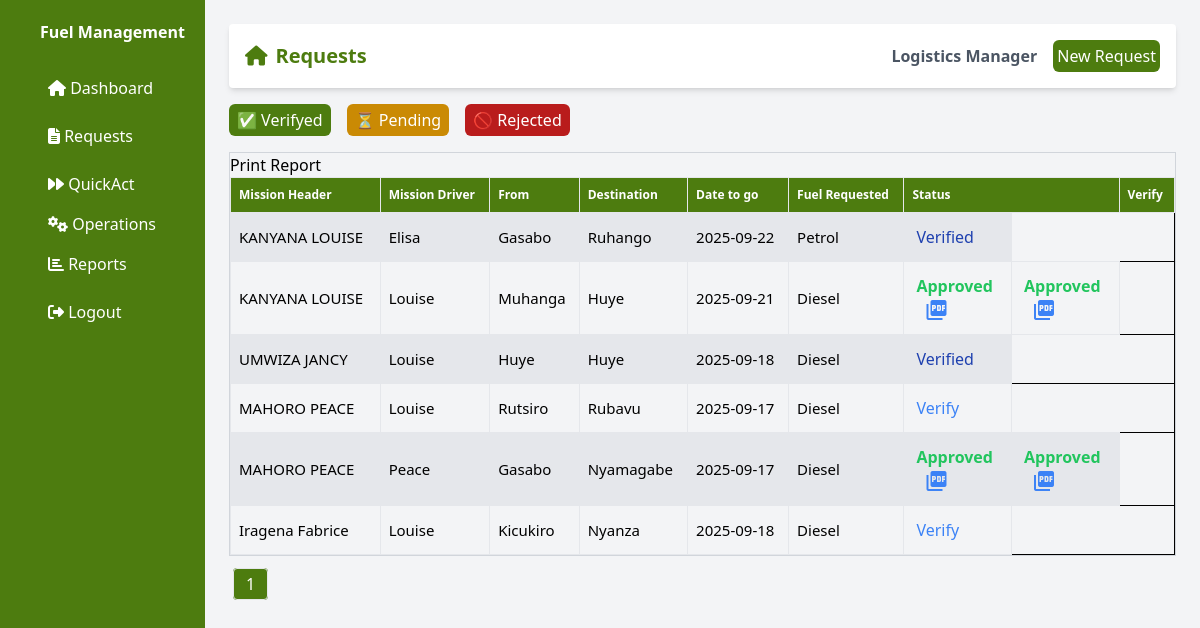
Screenshot of /requests.php (signed in) with the database file from the repository.
### tables this page shows
CREATE TABLE `fuel_request` (
  `req_id` int(11) NOT NULL,
  `stf_code` varchar(50) NOT NULL,
  `requested_date` date NOT NULL,
  `head_mission` varchar(255) NOT NULL,
  `driver_name` varchar(100) NOT NULL,
  `vehicle_type` varchar(50) NOT NULL,
  `plate_number` varchar(20) NOT NULL,
  `location_from` varchar(255) NOT NULL,
  `location_to` varchar(255) NOT NULL,
  `kilometer` int(11) DEFAULT NULL,
  `date_from` date NOT NULL,
  `date_to` date NOT NULL,
  `fuel_type` varchar(50) NOT NULL,
  `requested_qty` decimal(10,2) NOT NULL,
  `received_qty` decimal(10,2) DEFAULT NULL,
  `price` decimal(10,2) DEFAULT NULL,
  `status` enum('pending','approved','rejected') DEFAULT 'pending',
  `verified_by` varchar(50) DEFAULT '-',
  `approved_by` varchar(50) DEFAULT NULL,
  `signature` varchar(255) DEFAULT NULL,
  `created_at` timestamp NOT NULL DEFAULT current_timestamp(),
  `updated_at` timestamp NOT NULL DEFAULT current_timestamp() ON UPDATE current_timestamp()
);

### requests.php (the view, shortened to what this page needs)
<?php
include("./connection.php");
?>
<!DOCTYPE html>
<html lang="en">
<head>
    <script src="https://cdn.tailwindcss.com"></script>
</head>
<body class="bg-gray-100 w-[100%]">
    <div class="flex h-screen">
        <?php include "./components/side.php"; ?>
        <div class="flex-1 p-6">
            <div class="flex justify-between items-center bg-white p-4 rounded shadow-md">
                <h1 class="text-xl font-semibold text-lime-700 flex flex-row items-center gap-2"><i class="fa-solid fa-home"></i> <span class="lg:flex md:flex sm:flex hidden">Requests</span></h1>
                <div class="flex items-center space-x-4">
                    <span class="text-gray-600"> <?php echo "<b>" . $_SESSION["name"] . "</b>"; ?></span>
                    <?php echo (strtoupper($_SESSION['role']) == 'D/CEO' || strtoupper($_SESSION['role']) == 'CEO') ?
                        "" : '<a href="./index.php" class="bg-lime-700 text-white p-1 rounded-md" alt="Send Request"> New Request </a>'; ?>
                </div>
            </div>
            <div class="mt-4 flex space-x-4">
                <a href="requests.php?status=approved" class="<?php echo (isset($_GET['status']) && $_GET['status'] === 'approved') ? 'border-t-4 border-zinc-900 px-2 py-1 bg-lime-700 text-white rounded-md' : 'px-2 py-1 bg-lime-700 text-white rounded-md'; ?>"> <?php echo strtolower($_SESSION['role']) === "logistics" ? "✅ Verifyed" : "✅ Approved"  ?></a>
                <a href="requests.php?status=pending" class="<?php echo (isset($_GET['status']) && $_GET['status'] === 'pending') ? 'border-t-4 border-zinc-900 px-2 py-1 bg-yellow-600 text-white rounded-md' : 'px-2 py-1 bg-yellow-600 text-white rounded-md' ?>">⏳ Pending</a>
                <a href="requests.php?status=rejected" class="<?php echo (isset($_GET['status']) && $_GET['status'] === 'rejected') ? 'border-t-4 border-zinc-900 px-2 py-1 bg-red-500 text-white rounded-md' : 'px-2 py-1 bg-red-700 text-white rounded-md' ?>">🚫 Rejected</a>
            </div>
            <?php
            $status = isset($_GET['status']) ? $_GET['status'] : 'all';
            $id = $_SESSION['staff_code'];
            $role = strtolower($_SESSION['role']);
            $itemsPerPage = 10;
            $page = isset($_GET['page']) ? (int)$_GET['page'] : 1;
            $offset = ($page - 1) * $itemsPerPage;
            $verify = '-';
            $query = '';
            if ($role == 'd/ceo' || $role == 'ceo') {
                if ($status === 'all') {
                    $query = "SELECT * FROM fuel_request WHERE verified_by != ? ORDER BY created_at DESC LIMIT ? OFFSET ?";
                } else {
                    $query = "SELECT * FROM fuel_request WHERE verified_by != ? AND status = ? ORDER BY created_at DESC LIMIT ? OFFSET ?";
                }
            } elseif ($role == 'logistics') {
                if ($status === 'all') {
                    $query = "SELECT * FROM fuel_request ORDER BY created_at DESC LIMIT ? OFFSET ?";
                } else {
                    $query = "SELECT * FROM fuel_request WHERE status = ? ORDER BY created_at DESC LIMIT ? OFFSET ?";
                }
            } else {
                if ($status === 'all') {
                    $query = "SELECT * FROM fuel_request WHERE stf_code = ? ORDER BY created_at DESC LIMIT ? OFFSET ?";
                } else {
                    $query = "SELECT * FROM fuel_request WHERE stf_code = ? AND status = ? ORDER BY created_at DESC LIMIT ? OFFSET ?";
                }
            }
            if ($stmt = $db->prepare($query)) {
                if ($role == 'd/ceo' || $role == 'ceo') {
                    if ($status === 'all') {
                        $stmt->bind_param('sii', $verify, $itemsPerPage, $offset);
                    } else {
                        $stmt->bind_param('ssii', $verify, $status, $itemsPerPage, $offset);
                    }
                } elseif ($role == 'logistics') {
                    if ($status === 'all') {
                        $stmt->bind_param('ii', $itemsPerPage, $offset);
                    } else {
                        $stmt->bind_param('sii', $status, $itemsPerPage, $offset);
                    }
                } else {
                    if ($status === 'all') {
                        $stmt->bind_param('iii', $id, $itemsPerPage, $offset);
                    } else {
                        $stmt->bind_param('isii', $id, $status, $itemsPerPage, $offset);
                    }
                }
                $stmt->execute();
                $result = $stmt->get_result();
            }
            $countQuery = ($status === 'all') ? "SELECT COUNT(*) as total FROM fuel_request" : "SELECT COUNT(*) as total FROM fuel_request WHERE status = ?";
            $countStmt = $db->prepare($countQuery);
            $countStmt->execute();
            $countResult = $countStmt->get_result();
            $totalRecords = $countResult->fetch_assoc()['total'];
            $totalPages = ceil($totalRecords / $itemsPerPage);
            echo '<div id="printableTable" class="w-[100%] overflow-x-auto mt-4 border border-gray-300">';
            ?>
            <button onclick="printPdf()">Print Report</button>
            <?php
            echo '<table class="min-w-max w-full border-collapse border border-gray-400 text-left text-gray-700">';
            echo '<thead class="bg-lime-700 text-white">';
            echo '<tr>';
            echo '<th class="p-2 border text-[12px]">Mission Header</th>';
            echo '<th class="p-2 border text-[12px]">Mission Driver</th>';
            echo '<th class="p-2 border text-[12px]">From</th>';
            echo '<th class="p-2 border text-[12px]">Destination</th>';
            echo '<th class="p-2 border text-[12px]">Date to go</th>';
            echo '<th class="p-2 border text-[12px]">Fuel Requested</th>';
            echo '<th class="p-2 border text-[12px]" colspan="2">Status</th>';
            if (strtolower($_SESSION['role']) === 'logistics') {
                echo (isset($_GET['status']) && $_GET['status'] === 'rejected')
                    ? '<th class="p-2 border text-[12px] no-print">Status</th>'
                    : '<th class="p-2 border text-[12px] no-print">Verify</th>';
            }
            echo '</tr></thead><tbody class="bg-white">';
            $i = 1;
            while ($row = $result->fetch_assoc()) {
                $strip = ($i % 2 == 0) ? 'bg-gray-100' : ' bg-gray-200';
                echo '<tr class="border border-b border-black ' . $strip . ' hover:bg-zinc-300">';
                echo '<td class="text-[15px] border p-2 text-black">' . htmlspecialchars($row['head_mission']) . '</td>';
                echo '<td class="text-[15px] border p-2 text-black">' . htmlspecialchars($row['driver_name']) . '</td>';
                echo '<td class="text-[15px] border p-2 text-black">' . htmlspecialchars($row['location_from']) . '</td>';
                echo '<td class="text-[15px] border p-2 text-black">' . htmlspecialchars($row['location_to']) . '</td>';
                echo '<td class="text-[15px] border p-2 text-black">' . htmlspecialchars($row['date_from']) . '</td>';
                echo '<td class="text-[15px] border p-2 text-black">' . htmlspecialchars($row['fuel_type']) . '</td>';
                    if (isset($_GET['status']) && $_GET['status'] === 'rejected') {
                        echo '<td class="p-3 border text-red-500 hover:underline">
                                        Rejected
                                  </td>';
                    } else {
                        if ($row['verified_by'] == '-' && $row['status'] == "pending") {
                            echo '<td class="p-3 border">
                                    <button onclick="viewRequest(' . $row['req_id'] . ')" class="text-blue-500 hover:underline">
                                        Verify
                                    </button>
                                  </td>';
                        } elseif ($row['status'] == "rejected") {
                            echo '<td class="text-red-600 p-3 border">Rejected</td>';
                        } elseif ($row['status'] == "approved") {
                            echo '<td class="text-green-500 font-bold p-3 border">Approved
                            <a target="_blank" href="?id=' . urlencode($row['req_id']) . '" class="text-blue-500 hover:underline ml-2 flex flex-row gap-2 items-center"><span class="material-icons text-[20px text-blue-500" title="Download Pdf">picture_as_pdf</span></a>
                            </td>';
                            echo '<td class="text-green-500 font-bold p-3 border">Approved
                            <a target="_blank" href="?id=' . urlencode($row['req_id']) . '" class="text-blue-500 hover:underline ml-2 flex flex-row gap-2 items-center"><span class="material-icons text-[20px text-blue-500" title="Download Pdf">picture_as_pdf</span></a>
                            </td>';
                        } else {
                            echo '<td class="text-blue-800 p-3 border">Verified</td>';
                        }
                    }
                echo '</tr>';
                $i++;
            }
            echo '</tbody></table> </div>';
            echo '<div class="mt-4">';
            for ($i = 1; $i <= $totalPages; $i++) {
                echo '<a href="?page=' . $i . '&status=' . $status . '" class="px-3 py-1 mx-1 border rounded ' . ($page == $i ? 'bg-lime-700 text-white' : 'bg-white text-lime-700') . '">' . $i . '</a>';
            }
            echo '</div>';
            ?>
        </div>
    </div>
</body>
</html>

### components/side.php (shortened to what this page needs)
<aside id="sidebar" class="z-30 w-0 bg-lime-700 text-white p-5 transition-all duration-300 md:w-fit md:block hidden">
    <link rel="stylesheet" href="https://cdnjs.cloudflare.com/ajax/libs/font-awesome/6.5.1/css/all.min.css">
    <nav id="nav" class="ml-5">
        <h3 class="text-md font-bold mb-6 whitespace-nowrap">Fuel Management</h3>
        <ul>
            <li class="mb-2">
                <a href="./dashboard.php" class="block p-2 hover:bg-lime-600 rounded whitespace-nowrap">
                    <i class="fa-solid fa-home"></i> Dashboard
                </a>
            </li>
            <li class="mb-2">
                <a href="./requests.php" class="block p-2 hover:bg-lime-600 rounded">
                    <i class="fa-solid fa-file-alt"></i> Requests
                </a>
            </li>
            <?php
            echo (strtoupper($_SESSION['role']) === 'LOGISTICS') ? '<li class="mb-2">
                <a href="./quick_request.php" class="block p-2 whitespace-nowrap hover:bg-lime-600 rounded">
                    <i class="fas fa-forward"></i> QuickAct
                </a>
                <a href="./quick_request.php?operation-status" class="block p-2 whitespace-nowrap hover:bg-lime-600 rounded">
                    <i class="fas fa-cogs"></i> Operations
                </a>
                <a href="./get_report.php" class="block p-2 whitespace-nowrap hover:bg-lime-600 rounded">
                    <i class="fas fa-chart-bar"></i> Reports
                </a>
                </li> '
             : (strtoupper($_SESSION['role'] === 'D/CEO') || strtoupper($_SESSION['role'] === 'CEO') ? '<li class="mb-2">
                <a href="./quick_history.php" class="block p-2 whitespace-nowrap hover:bg-lime-600 rounded">
                    🔄 History
                </a>
                <a href="./quick_request.php?operation-status" class="block p-2 whitespace-nowrap hover:bg-lime-600 rounded">
                    <i class="fas fa-cogs"></i> Operations
                </a>
                <a href="./get_report.php" class="block p-2 whitespace-nowrap hover:bg-lime-600 rounded">
                    <i class="fas fa-chart-bar"></i> Reports
                </a>
            </li>' : "");
            ?>
            <li class="mb-2">
                <a href="./pannel/logout.php" class="block p-2 hover:bg-red-600 rounded">
                    <i class="fa-solid fa-right-from-bracket"></i> Logout
                </a>
            </li>
        </ul>
    </nav>
</aside>

### rows the page displays
fuel_request: head_mission "KANYANA LOUISE", driver_name "Elisa", location_from "Gasabo", location_to "Ruhango", date_from "2025-09-22", fuel_type "Petrol", verified_by "Verified"
fuel_request: head_mission "KANYANA LOUISE", driver_name "Louise", location_from "Muhanga", location_to "Huye", date_from "2025-09-21", fuel_type "Diesel"
fuel_request: head_mission "UMWIZA JANCY", driver_name "Louise", location_from "Huye", location_to "Huye", date_from "2025-09-18", fuel_type "Diesel", verified_by "Verified"
fuel_request: head_mission "MAHORO PEACE", driver_name "Louise", location_from "Rutsiro", location_to "Rubavu", date_from "2025-09-17", fuel_type "Diesel"
fuel_request: head_mission "MAHORO PEACE", driver_name "Peace", location_from "Gasabo", location_to "Nyamagabe", date_from "2025-09-17", fuel_type "Diesel"
fuel_request: head_mission "Iragena Fabrice", driver_name "Louise", location_from "Kicukiro", location_to "Nyanza", date_from "2025-09-18", fuel_type "Diesel"

### other values shown
$_SESSION["name"] "Logistics Manager"
